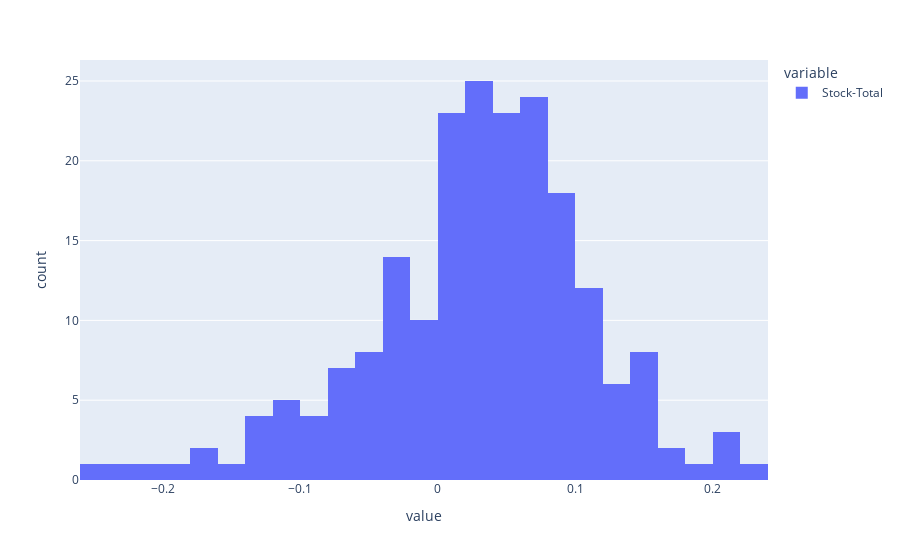

Write notebook code for a chart like this one.
### Code cell
q_r_sub['Stock-Total'].hist(bins = 200)

### Figure 1 — Plotly figure (JSON) as saved in the notebook; plotly's stock layout.template omitted (floating-point values rounded to 4 significant figures; data arrays with more than 128 entries replaced by an {"elided": "..."} marker saying what was removed)
{"data": [{"alignmentgroup": "True", "bingroup": "x", "hovertemplate": "variable=Stock-Total<br>value=%{x}<br>count=%{y}<extra></extra>", "legendgroup": "Stock-Total", "marker": {"color": "#636efa", "pattern": {"shape": ""}}, "name": "Stock-Total", "offsetgroup": "Stock-Total", "orientation": "v", "showlegend": true, "type": "histogram", "x": {"elided": "205 float values"}, "xaxis": "x", "yaxis": "y"}], "layout": {"autosize": true, "barmode": "relative", "legend": {"title": {"text": "variable"}, "tracegroupgap": 0}, "margin": {"t": 60}, "xaxis": {"anchor": "y", "autorange": true, "domain": [0, 1], "range": [-0.26, 0.24], "title": {"text": "value"}, "type": "linear"}, "yaxis": {"anchor": "x", "autorange": true, "domain": [0, 1], "range": [0, 26.32], "title": {"text": "count"}}}}
